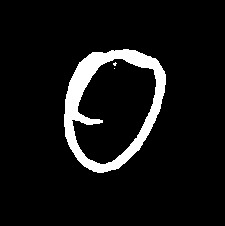
#> input picture resources/handwriting/cropped (1).jpg, 225 x 226 px; its folder holds 4 pictures in this run
$ python resize.py
#> lines starting #> are read from the running program, lines starting #| are printed output that depends on the picture
from PIL import Image
import os


def resize_image(input_image_path, output_image_path, size=(28, 28), resample=Image.Resampling.LANCZOS):
    # Open an image file
#> called with input_image_path = './cropped (1).jpg', output_image_path = './png/cropped (1).png', size = (28, 28), resample = 1
    with Image.open(input_image_path) as img:
        # Resize the image with the specified resampling filter
#> img is the input picture: PIL image 225x226 RGB; min 0, max 255, mean 19
        resized_img = img.resize(size, reducing_gap=3.0, resample=resample)
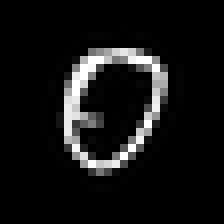
#> resized_img: PIL image 28x28 RGB (shown 8 times larger); min 0, max 255, mean 19.9
        # Save the resized image as PNG
        resized_img.save(output_image_path, format='PNG')
        print(f"Image resized and saved to {output_image_path}")


def resize_images_in_folder(in_folder, out_folder, size=(28, 28), resample=Image.Resampling.LANCZOS):
    # Ensure the output folder exists
    if not os.path.exists(out_folder):
        os.makedirs(out_folder)

    # Process each image in the input folder
    for filename in os.listdir(in_folder):
        # Construct the full file path
        input_image_path = os.path.join(in_folder, filename)

        # Check if it's an image file (basic check based on file extension)
        if filename.lower().endswith(('.png', '.jpg', '.jpeg', '.bmp', '.gif')):
            # Construct output path with PNG extension
            output_image_path = os.path.join(out_folder, f"{os.path.splitext(filename)[0]}.png")

            # Resize and save the image
            resize_image(input_image_path, output_image_path, size, resample)
#> pass 2 of the loop in resize_images_in_folder, `for filename in os.listdir(in_folder):`:
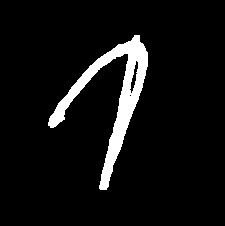
#> input picture resources/handwriting/cropped (10).jpg, 225 x 226 px
#> in resize_image, img is the input picture: PIL image 225x226 RGB; min 0, max 255, mean 16.9
#> in resize_image (call 2), `resized_img = img.resize(size, reducing_gap=3.0, resample=resample)`:
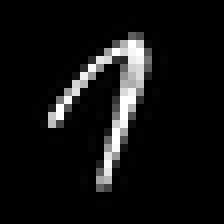
#> resized_img: PIL image 28x28 RGB (shown 8 times larger); min 0, max 255, mean 17.6
#> pass 3 of the loop in resize_images_in_folder, `for filename in os.listdir(in_folder):`:
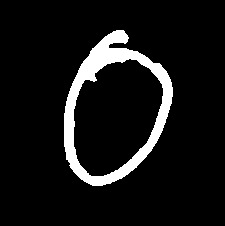
#> input picture resources/handwriting/cropped (11).jpg, 225 x 226 px
#> in resize_image, img is the input picture: PIL image 225x226 RGB; min 0, max 255, mean 21.1
#> in resize_image (call 3), `resized_img = img.resize(size, reducing_gap=3.0, resample=resample)`:
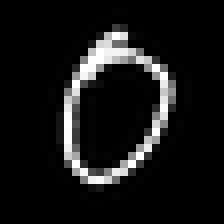
#> resized_img: PIL image 28x28 RGB (shown 8 times larger); min 0, max 255, mean 22.1
#> the loop made 6 passes; the first 3 are shown

if __name__ == "__main__":

    input_folder = '.'  # Folder containing original images
    output_folder = './png'  # Folder to save resized images

    resize_images_in_folder(input_folder, output_folder, resample=Image.Resampling.LANCZOS)
